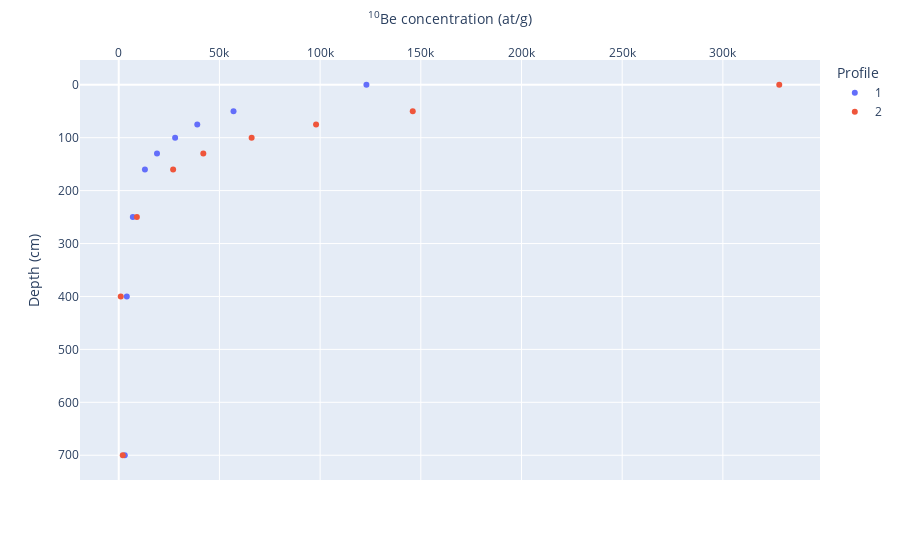

Notebook code cell kept with this figure:
### Markdown cell above
Now, we can plot the concentrations observed in each depth profile. 

**QUESTIONS**

1. What profile seems the oldest ? 

2. Is it logical with respect to the process of glacier retreat ?

### Code cell
depth_profiles["profile_string"] = depth_profiles["profile"].astype(str)

# Plot depth profiles
plot = px.scatter(depth_profiles, x = "concentration", y = "depth", color = "profile_string", labels = dict(concentration = "<sup>10</sup>Be concentration (at/g)", depth = "Depth (cm)", profile_string = "Profile"))
plot.update_yaxes(autorange = "reversed")
plot.update_layout(xaxis = {'side': 'top'})
plot.show()

### Figure 1 — Plotly figure (JSON) as saved in the notebook; plotly's stock layout.template omitted (floating-point values rounded to 4 significant figures)
{"data": [{"hovertemplate": "Profile=1<br><sup>10</sup>Be concentration (at/g)=%{x}<br>Depth (cm)=%{y}<extra></extra>", "legendgroup": "1", "marker": {"color": "#636efa", "symbol": "circle"}, "mode": "markers", "name": "1", "orientation": "v", "showlegend": true, "type": "scatter", "x": [123000, 57000, 39000, 28000, 19000, 13000, 7000, 4000, 3000], "xaxis": "x", "y": [0, 50, 75, 100, 130, 160, 250, 400, 700], "yaxis": "y"}, {"hovertemplate": "Profile=2<br><sup>10</sup>Be concentration (at/g)=%{x}<br>Depth (cm)=%{y}<extra></extra>", "legendgroup": "2", "marker": {"color": "#EF553B", "symbol": "circle"}, "mode": "markers", "name": "2", "orientation": "v", "showlegend": true, "type": "scatter", "x": [328000, 146000, 98000, 66000, 42000, 27000, 9000, 1000, 2000], "xaxis": "x", "y": [0, 50, 75, 100, 130, 160, 250, 400, 700], "yaxis": "y"}], "layout": {"legend": {"title": {"text": "Profile"}, "tracegroupgap": 0}, "margin": {"t": 60}, "xaxis": {"anchor": "y", "domain": [0, 1], "side": "top", "title": {"text": "<sup>10</sup>Be concentration (at/g)"}}, "yaxis": {"anchor": "x", "autorange": "reversed", "domain": [0, 1], "title": {"text": "Depth (cm)"}}}}
